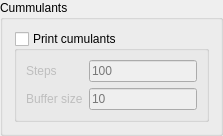
                                       <widget class="QGroupBox" name="InpCumuMainBox">
                                          <property name="title">
                                             <string>Cummulants</string>
                                          </property>
                                          <layout class="QGridLayout" name="gridLayout_18">
                                             <item row="0" column="0">
                                                <widget class="QGroupBox" name="InpCumuBox">
                                                   <property name="statusTip">
                                                      <string>Print the cummulant information (on/off)</string>
                                                   </property>
                                                   <property name="whatsThis">
                                                      <string>Print the cummulant information (on/off)</string>
                                                   </property>
                                                   <property name="accessibleName">
                                                      <string>Print the cummulant information (on/off)</string>
                                                   </property>
                                                   <property name="title">
                                                      <string>Print cumulants</string>
                                                   </property>
                                                   <property name="checkable">
                                                      <bool>true</bool>
                                                   </property>
                                                   <property name="checked">
                                                      <bool>false</bool>
                                                   </property>
                                                   <layout class="QGridLayout" name="gridLayout_17">
                                                      <item row="0" column="0">
                                                         <widget class="QLabel" name="InpCumuStepLabel">
                                                            <property name="text">
                                                               <string>Steps</string>
                                                            </property>
                                                         </widget>
                                                      </item>
                                                      <item row="0" column="1">
                                                         <widget class="QLineEdit" name="InpCumuStep">
                                                            <property name="placeholderText">
                                                               <string>100</string>
                                                            </property>
                                                         </widget>
                                                      </item>
                                                      <item row="1" column="0">
                                                         <widget class="QLabel" name="InpCumuBuffLabel">
                                                            <property name="text">
                                                               <string>Buffer size</string>
                                                            </property>
                                                         </widget>
                                                      </item>
                                                      <item row="1" column="1">
                                                         <widget class="QLineEdit" name="InpCumuBuff">
                                                            <property name="placeholderText">
                                                               <string>10</string>
                                                            </property>
                                                         </widget>
                                                      </item>
                                                   </layout>
                                                </widget>
                                             </item>
                                          </layout>
                                       </widget>
